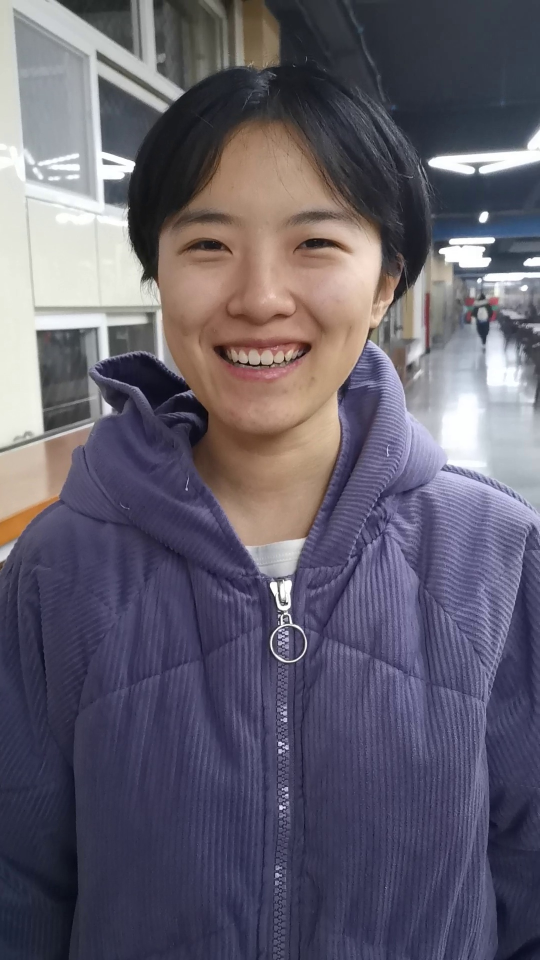
#> input picture faceswap_CV/test_data/test.jpg, 1080 x 1920 px (shown at 1/2 size)
$ python -i image_augmentation.py   (imports and definitions only)
#> lines starting #> are read from the running program, lines starting #| are printed output that depends on the picture
import cv2
import numpy

from umeyama import umeyama

random_transform_args = {
    'rotation_range': 10,#旋转
    'zoom_range': 0.05,#缩放变换
    'shift_range': 0.05,#平移变换
    'random_flip': 0.4,#翻转
}

#随机转换
def random_transform(image, rotation_range, zoom_range, shift_range, random_flip):
    h, w = image.shape[0:2]
    rotation = numpy.random.uniform(-rotation_range, rotation_range)#生出参数范围内随机个符合均分布的浮点数-旋转范围，
    scale = numpy.random.uniform(1 - zoom_range, 1 + zoom_range)#生成让图片在长或宽的方向进行放大,可以理解为某方向的resize
    tx = numpy.random.uniform(-shift_range, shift_range) * w
    ty = numpy.random.uniform(-shift_range, shift_range) * h
    mat = cv2.getRotationMatrix2D((w // 2, h // 2), rotation, scale)#获得仿射变化矩阵
    mat[:, 2] += (tx, ty)
    result = cv2.warpAffine(image, mat, (w, h), borderMode=cv2.BORDER_REPLICATE)#进行仿射变化，根据变换矩阵对源矩阵进行变换
    if numpy.random.random() < random_flip:
        result = result[:, ::-1]
    return result

#随机变形
# get pair of random warped images from aligened face image
def random_warp(image):
    assert image.shape == (256, 256, 3)
    range_ = numpy.linspace(128 - 80, 128 + 80, 5)#在指定的间隔内返回均匀间隔的数字
    mapx = numpy.broadcast_to(range_, (5, 5))#将数组广播到新形状
    mapy = mapx.T#数组转置

    mapx = mapx + numpy.random.normal(size=(5, 5), scale=5)#random.normal生成高斯分布的概率密度随机数
    mapy = mapy + numpy.random.normal(size=(5, 5), scale=5)

    interp_mapx = cv2.resize(mapx, (80, 80))[8:72, 8:72].astype('float32')
    interp_mapy = cv2.resize(mapy, (80, 80))[8:72, 8:72].astype('float32')

    warped_image = cv2.remap(image, interp_mapx, interp_mapy, cv2.INTER_LINEAR)#重映射，就是把一幅图像中某位置的像素放置到另一个图片指定位置的过程
                    #其实就是一个坐标到另一个坐标的映射remap参数（输入图像， ， ，插值方式）
    src_points = numpy.stack([mapx.ravel(), mapy.ravel()], axis=-1)#讲数组进行堆叠，前是原数组，后是要在axis维上堆叠
    dst_points = numpy.mgrid[0:65:16, 0:65:16].T.reshape(-1, 2)#返回多维结构，常见的如2D图形，3D图形,表示在0:65间均匀取数，取16个
    mat = umeyama(src_points, dst_points, True)[0:2]# Umeyama：返回一个变换矩阵，通过缩放，旋转平移对齐到标准位置

    target_image = cv2.warpAffine(image, mat, (64, 64))#map是获得的变换矩阵，warpAffine是将源矩阵根据map进行变换
                    #warpAffine参数（输入图像，变换矩阵，输出图像的大小）
    return warped_image, target_image

>>> import cv2
>>> picture = cv2.imread('test_data/test.jpg', cv2.IMREAD_GRAYSCALE)
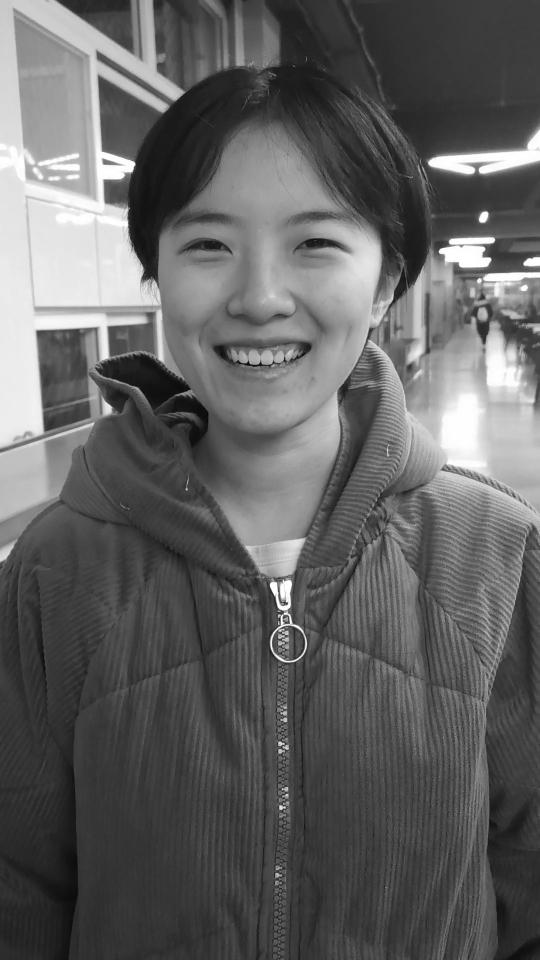
#> picture: shape (1920, 1080) (shown at 1/2 size); min 1, max 255, mean 97.5
#> (the run stopped early here; a loop or call above may not have finished)
